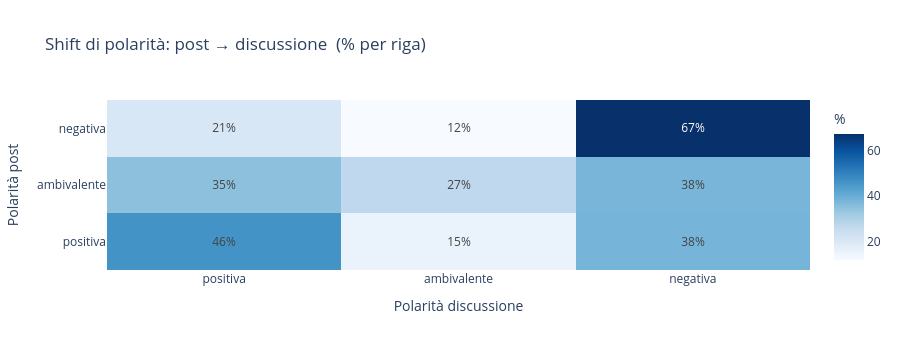

Notebook cell for this chart:
### Code cell
# Heatmap polarità
fig2 = go.Figure(go.Heatmap(
    z         = pol_pct.values,
    x         = list(pol_pct.columns),
    y         = list(pol_pct.index),
    colorscale = 'Blues',
    text      = [[f'{v:.0f}%' for v in row] for row in pol_pct.values],
    texttemplate='%{text}',
    colorbar_title='%',
))
fig2.update_layout(
    title      = 'Shift di polarità: post → discussione  (% per riga)',
    xaxis_title= 'Polarità discussione',
    yaxis_title= 'Polarità post',
    height     = 350,
)
fig2.show()

### Figure 1 — Plotly figure (JSON) as saved in the notebook; plotly's stock layout.template omitted (floating-point values rounded to 4 significant figures)
{"data": [{"colorbar": {"title": {"text": "%"}}, "colorscale": [[0.0, "rgb(247,251,255)"], [0.125, "rgb(222,235,247)"], [0.25, "rgb(198,219,239)"], [0.375, "rgb(158,202,225)"], [0.5, "rgb(107,174,214)"], [0.625, "rgb(66,146,198)"], [0.75, "rgb(33,113,181)"], [0.875, "rgb(8,81,156)"], [1.0, "rgb(8,48,107)"]], "text": [["46%", "15%", "38%"], ["35%", "27%", "38%"], ["21%", "12%", "67%"]], "texttemplate": "%{text}", "x": ["positiva", "ambivalente", "negativa"], "y": ["positiva", "ambivalente", "negativa"], "z": [[46.43, 15.48, 38.1], [35.14, 27.03, 37.84], [20.65, 11.96, 67.39]], "type": "heatmap"}], "layout": {"title": {"text": "Shift di polarità: post → discussione  (% per riga)"}, "xaxis": {"title": {"text": "Polarità discussione"}}, "yaxis": {"title": {"text": "Polarità post"}}, "height": 350}}
